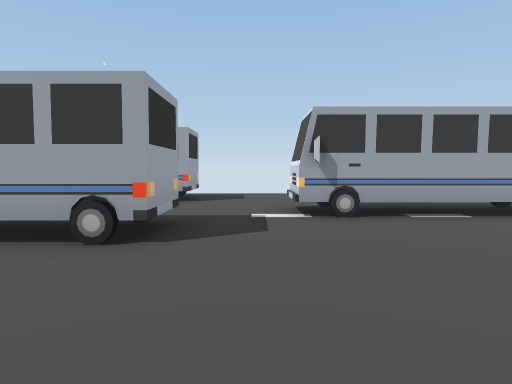
view 1 (above)

18 first-person views from a walk through a Unity game level. The camera is 1.5 m above the floor, tilts 4° down and sees 75° across. The floor is counted in squares, 2 m on a side. Each view is taken from the middle of a square. On the plan, view 1 faces up. The plan holds only what a view shows up to about 11 squares ahead; the rest is blank. The place goes on beyond the plan.

view 2
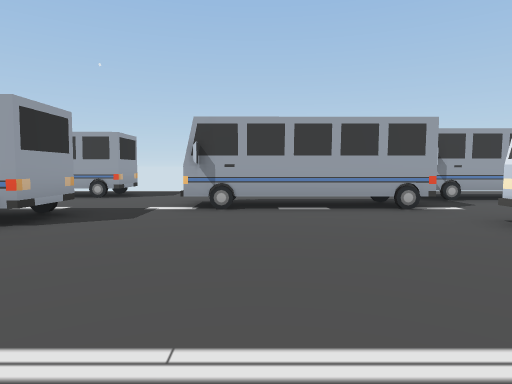

view 3
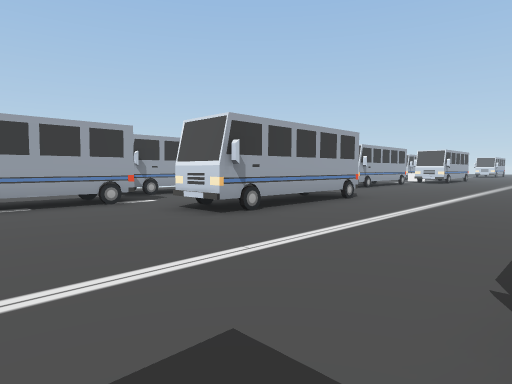

view 4
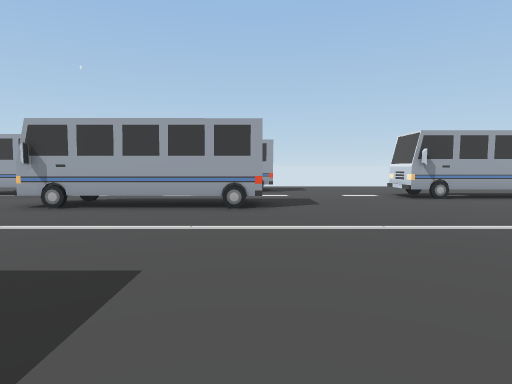

view 5
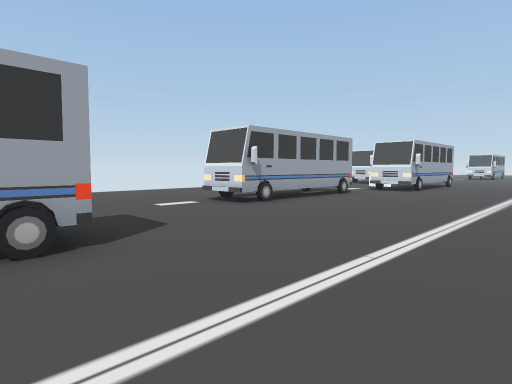

view 6
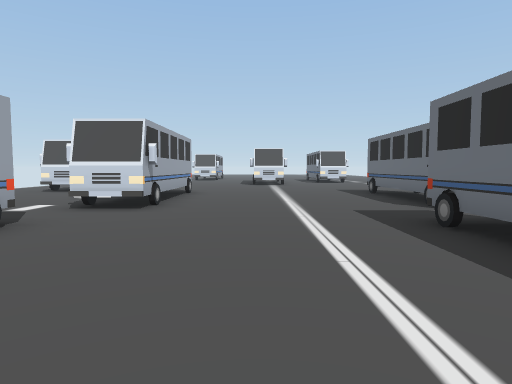

view 7
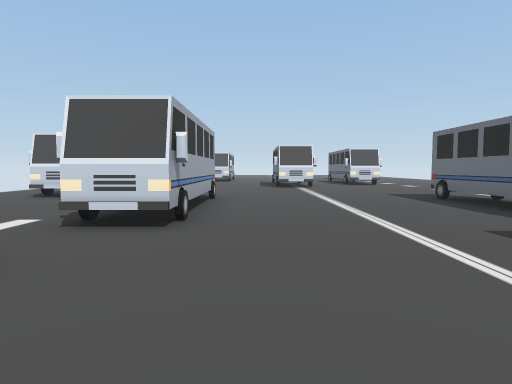

view 8
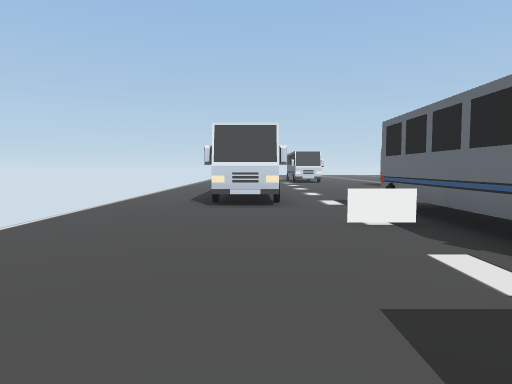

view 9
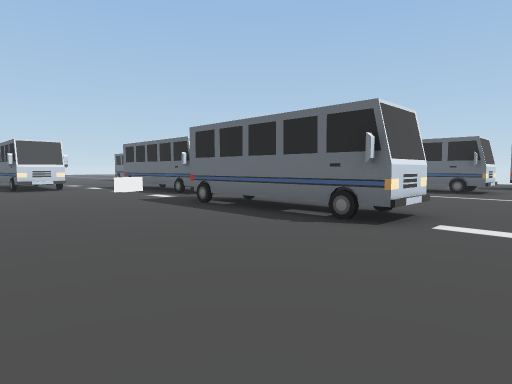

view 10
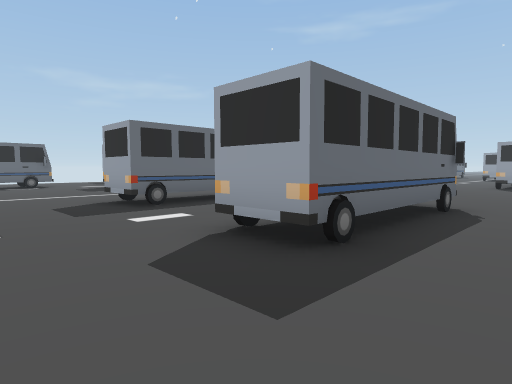

view 11
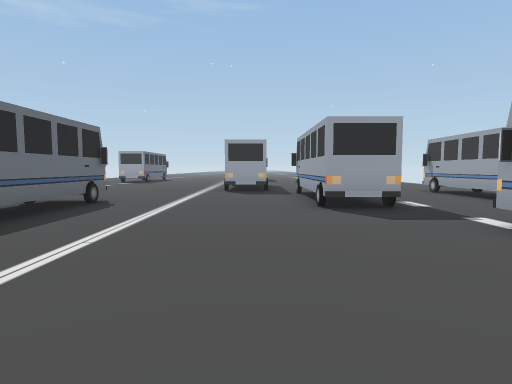

view 12
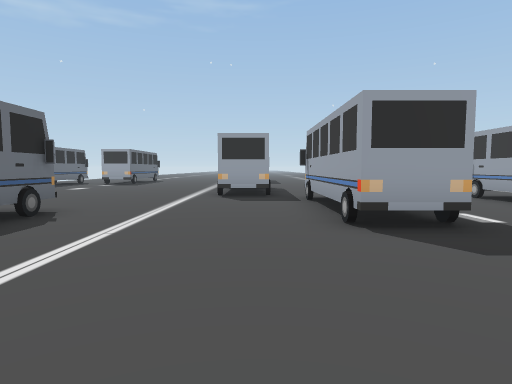

view 13
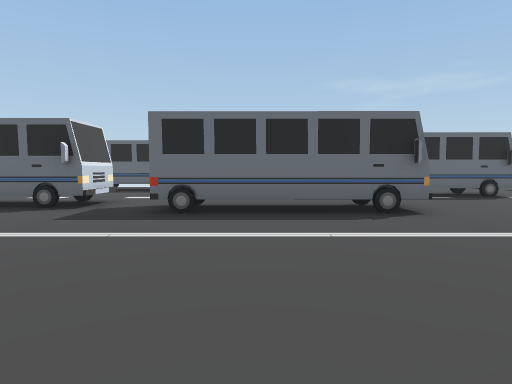

view 14
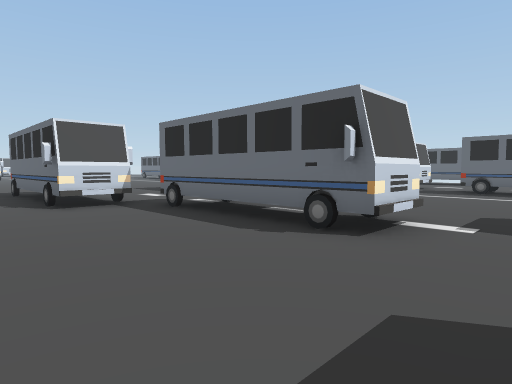

view 15
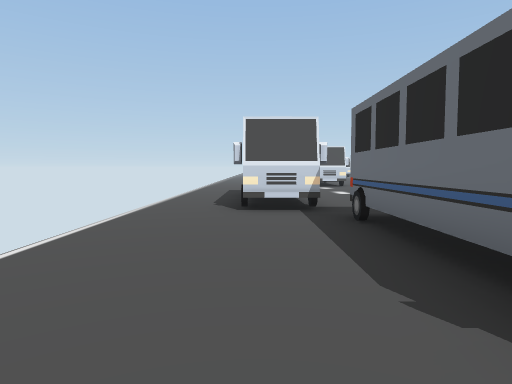

view 16
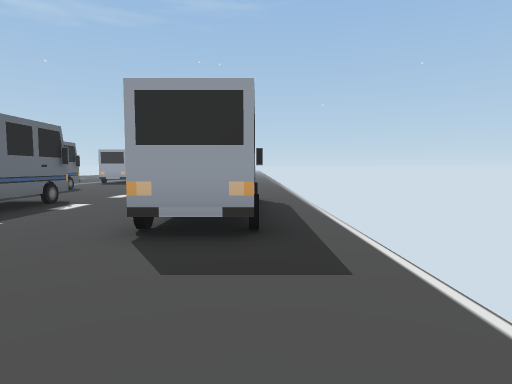

view 17
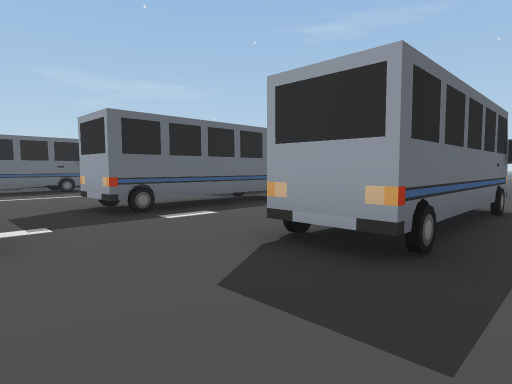

view 18
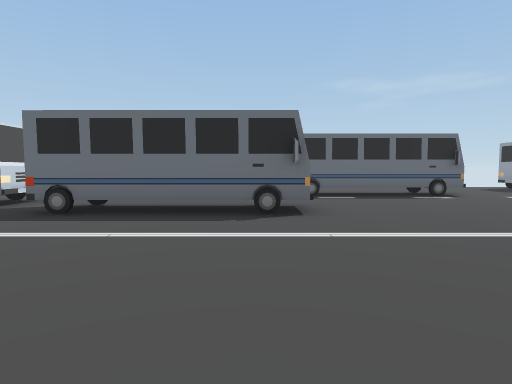

### Floor plan
Key: @ floor where view 1 was taken; # wall or solid block; . floor; = window, fence, low wall or low ledge; T thing the floor can be seen under or through; O other object.
Columns run from 6 left of view 1 to 26 right of it. Each row starts with its distance up from view 1.
 10 .......................    ......
  9 #####............................
  8 O####.......####O..............#
  7 ............#####..............O
  6 .......O#TTT.....................
  5 ....................O#   ....=...
  4 .   #...............O.....O###O
  3 .O..........O  ##.........O####..
  2 O................................
  1 #................................
  0 ......@..........................
 -1 .................................
 -2 ...O####..O.. ......O####........
 -3 ...O    ..     ...........O####..
 -4 .............  ...........     ..
 -5 O#       .......####
 -6          ...  .O
 -7               ...

Where each view was taken, in squares from view 1:
view 1: 0 up, 0 right, facing up
view 2: 1 down, 2 right, facing up
view 3: 2 down, 2 right, facing up-right
view 4: 4 down, 10 right, facing up
view 5: 1 down, 9 right, facing up-right
view 6: 1 up, 14 right, facing right
view 7: 2 up, 16 right, facing right
view 8: 7 up, 18 right, facing right
view 9: 10 up, 12 right, facing down-right
view 10: 10 up, 13 right, facing down-left
view 11: 2 up, 5 right, facing left
view 12: 2 up, 3 right, facing left
view 13: 4 up, 0 right, facing down
view 14: 10 up, 1 left, facing down-right
view 15: 8 up, 0 right, facing right
view 16: 9 up, 2 right, facing left
view 17: 10 up, 1 right, facing down-left
view 18: 4 up, 15 right, facing down
